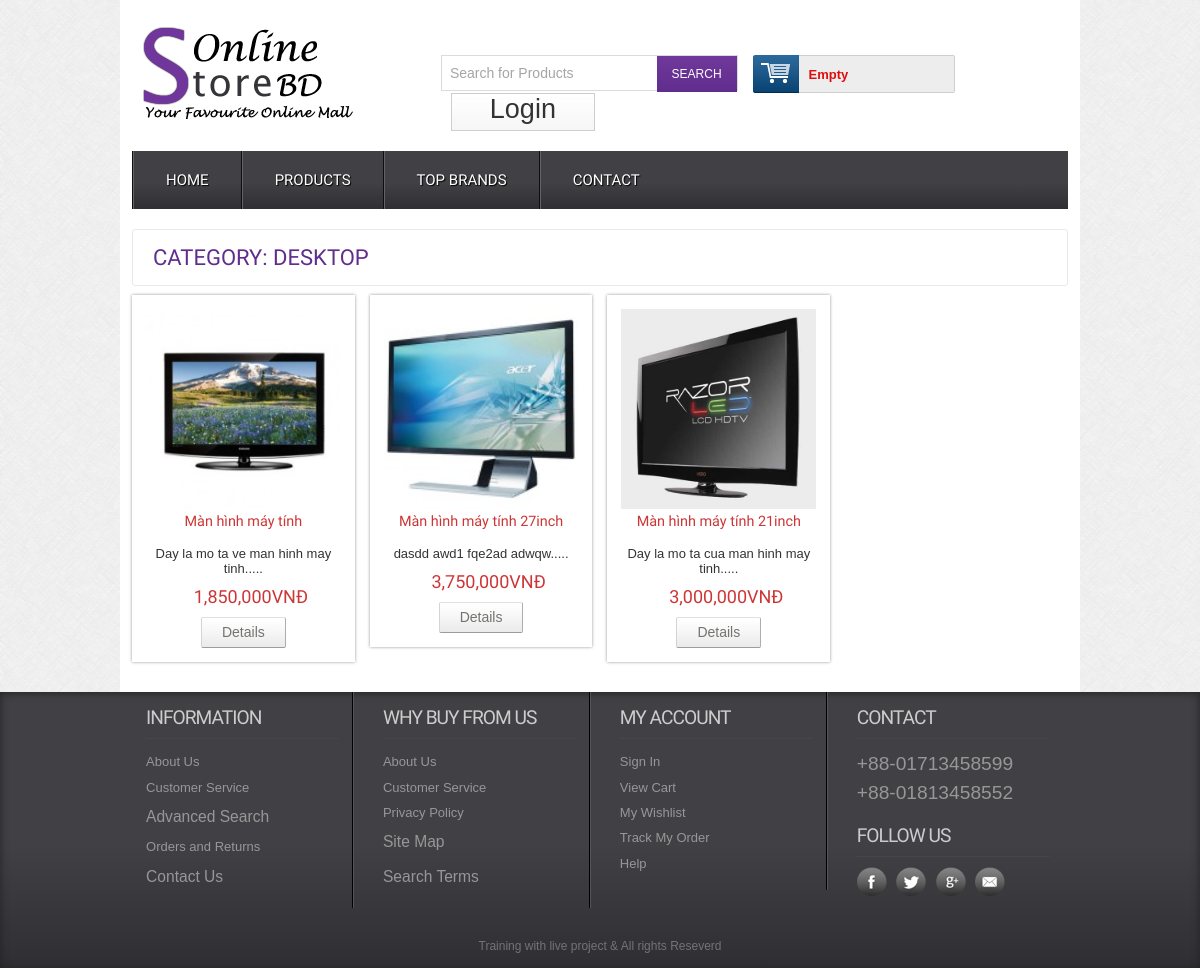
Page /productbycat.php?catID=3 on the committed database.
### tables this page shows
CREATE TABLE `tbl_product` (
  `productID` int(11) NOT NULL,
  `productName` tinytext NOT NULL,
  `catID` int(11) NOT NULL,
  `brandID` int(11) NOT NULL,
  `product_desc` text NOT NULL,
  `type` int(11) NOT NULL,
  `price` varchar(255) NOT NULL,
  `image` varchar(255) NOT NULL
);

CREATE TABLE `tbl_category` (
  `catID` int(11) NOT NULL,
  `catName` varchar(255) NOT NULL
);

### classes/category.php (called while the page is built, shortened)
<?php
$filepath = realpath(dirname(__FILE__));
include_once ($filepath.'/../lib/database.php');
include_once ($filepath.'/../helpers/format.php');
?>
<?php
class category
{
    private $db;
    public function __construct()
    {
        $this->db = new Database();
    }
    public function get_name_by_cat($id) {
        $query = "SELECT tbl_product.*,tbl_category.catName,tbl_category.catID FROM tbl_product,tbl_category
            WHERE tbl_product.catID=tbl_category.catID AND tbl_product.catID='$id' LIMIT 1";
        $result = $this->db->select($query);
        return $result;
    }
    public function get_product_by_cat($id) {
        $query = "SELECT * FROM tbl_product WHERE catID='$id'  ORDER BY catID DESC LIMIT 8";
        $result = $this->db->select($query);
        return $result;
    }
}
?>

### lib/database.php (called while the page is built, shortened)
<?php
class Database
{
    public $host   = DB_HOST;
    public $user   = DB_USER;
    public $pass   = DB_PASS;
    public $dbname = DB_NAME;
    public $link;
    private function connectDB()
    {
        $this->link = new mysqli(
            $this->host,
            $this->user,
            $this->pass,
            $this->dbname
        );
    }
    public function select($query)
    {
        $result = $this->link->query($query) or
            die($this->link->error . __LINE__);
        if ($result->num_rows > 0) {
            return $result;
        } else {
            return false;
        }
    }
}

### helpers/format.php (called while the page is built, shortened)
<?php
class Format {
    public function textShorten($text, $limit = 400)
    {
        $text = $text . " ";
        $text = substr($text, 0, $limit);
        $text = substr($text, 0, strrpos($text, ' '));
        $text = $text . ".....";
        return $text;
    }
}

### productbycat.php (the view, shortened to what this page needs)
<?php
include 'inc/header.php';
?>
<?php
if (isset($_GET['catID']) && $_GET['catID'] != NULL) {
    $id = $_GET['catID'];
} else {
    echo "<script>window.location ='404.php'</script>";
}
?>
<div class="main">
	<div class="content">
		<div class="content_top">
			<?php
			$nameCat = $cat->get_name_by_cat($id);
			if($nameCat) {
				while($result_name = $nameCat->fetch_assoc()) {
			?>
			<div class="heading">
				<h3>Category: <?php echo $result_name['catName'] ?></h3>
			</div>
			<?php
				}
			} else {
				echo 'Category Not Available';
			}
			?>
		</div>
		<div class="section group">
			<?php
			$productByCat = $cat->get_product_by_cat($id);
			if($productByCat) {
				while($result = $productByCat->fetch_assoc()) {
			?>
			<div class="grid_1_of_4 images_1_of_4">
				<a href="preview-3.php"><img src="admin/uploads/<?php echo $result['image'] ?>" alt="" height="200px" /></a>
				<h2><?php echo $result['productName'] ?></h2>
				<p><?php echo $fm->textShorten($result['product_desc'], 40) ?></p>
				<p><span class="price"><?php echo number_format($result['price']).'VNĐ'  ?></span></p>
				<div class="button"><span><a href="details.php?proID=<?php echo $result['productID'] ?>" class="details">Details</a></span></div>
			</div>
			<?php
				}
			}
			?>
		</div>
	</div>
</div>
<?php
include 'inc/footer.php';
?>

### css/style.css (style rules this page uses)
html,body,div,span,applet,object,iframe,h1,h2,h3,h4,h5,h6,p,blockquote,pre,a,abbr,acronym,address,big,cite,code,del,dfn,em,img,ins,kbd,q,s,samp,small,strike,strong,sub,sup,tt,var,b,u,i,dl,dt,dd,ol,nav ul,nav li,fieldset,form,label,legend,table,caption,tbody,tfoot,thead,tr,th,td,article,aside,canvas,details,embed,figure,figcaption,footer,header,hgroup,menu,nav,output,ruby,section,summary,time,mark,audio,video { margin:0;padding:0;border:0;font-size:100%;font:inherit;vertical-align:baseline; }
a { text-decoration:none; }
img { max-width:100%; }
body { font-family:Arial, Helvetica, sans-serif; background:url(../images/body_bg3.jpg); }
.section { clear: both; padding: 0px; margin: 0px; }
.group:before, .group:after { content:""; display:table; }
.group:after { clear:both; }
.group { zoom:1; }
.content { padding:20px 0; background:#FFF; }
.content h2 { font-size:23px; color:#6C6C6C; font-family: 'Monda', sans-serif; }
.content_top { padding:15px 20px; border:1px solid #EBE8E8; border-radius:3px; }
.heading { float:left; margin-right:10%; }
.heading h3 { font-family: 'Monda', sans-serif; font-size:22px; color:#602D8D; text-transform:uppercase; }
.grid_1_of_4 { display: block; float:left; margin: 1% 0 1% 1.6%; box-shadow: 0px 0px 3px rgb(150, 150, 150); }
.grid_1_of_4:first-child { margin-left: 0; }
.images_1_of_4 { width: 20.8%; padding:1.5%; text-align:center; position:relative; }
.images_1_of_4 img { max-width:100%; }
.images_1_of_4 h2 { color: #CC3636; font-family: 'Monda', sans-serif; font-size:0.9em; font-weight : normal; }
.images_1_of_4 p { font-size:0.8125em; padding:0.4em 0; color: #333; }
.images_1_of_4 p span.price { font-size:18px; font-family: 'Monda', sans-serif; color: #CC3636; margin-left:15px; }
.images_1_of_4 .button { float: left; line-height: 1.9em; margin-top: 0.3em; width: 100%; }
.images_1_of_4 .button a { padding:7px 20px; font-size:0.8em; }
.images_1_of_4 .button a { font-family: "Trebuchet MS",Arial,Helvetica,sans-serif; font-size: 14px; line-height: 15px; text-transform: none; color: #737370; text-decoration: none!important; background: url(../images/button-bg.png) repeat-x 0 0 #E8E8E8; display: inline-block; border-left: 1px solid #D4D4D4!important; border-right: 1px solid #ADADAD!important; border-top: 1px solid #E0E0E0!important; border-bottom: 1px solid #9C9C9C!important; cursor: pointer!important; margin: 0 2px; border-radius: 2px; -moz-border-radius: 2px; -webkit-border-radius: 2px; -webkit-transition: all 0.5s ease; -moz-transition: all 0.5s ease; -o-transition: all 0.5s ease; transition: all 0.5s ease; }

### rows in the picture
tbl_product: catID.catName "DESKTOP", image (picture), productName "Màn hình máy tính", product_desc "Day la mo ta ve man hinh may tinh.....", price "1,850,000"
tbl_product: image (picture), productName "Màn hình máy tính 27inch", product_desc "dasdd awd1 fqe2ad adwqw.....", price "3,750,000"
tbl_product: image (picture), productName "Màn hình máy tính 21inch", product_desc "Day la mo ta cua man hinh may tinh.....", price "3,000,000"
